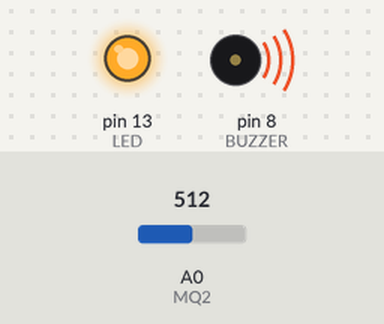
The sketch below on a simulated Arduino Uno, built with avr-gcc and run on an emulated ATmega328P. Parts: output pins drawn as LEDs (lit = HIGH), buzzer (waves = sounding, pin HIGH). The test bench sets the inputs (shaded band); at power-on: A0 (MQ2) = 512.

Above: at 1.2 s.
1.3 s: A0 (MQ2) set to 458
2.8 s: A0 (MQ2) set to 437
At 4.0 s:
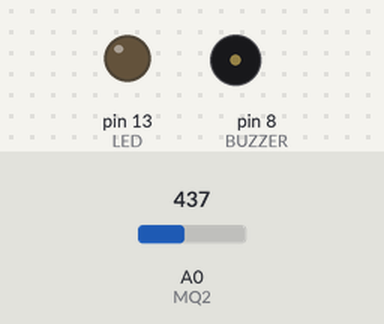
4.3 s: A0 (MQ2) set to 460
At 5.2 s:
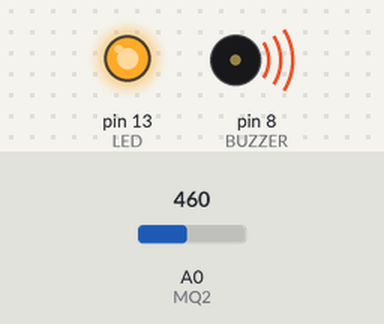
5.9 s: A0 (MQ2) set to 440
At 6.5 s:
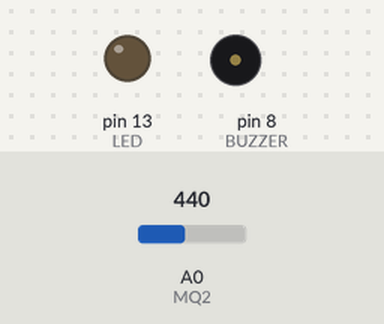
Timing chart, 0 to 8.5 s (numbered marks = the images above; inputs shaded):
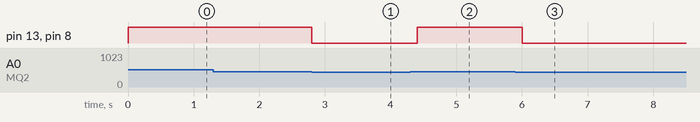

Measured:
- the behaviour switches between 451 and 450 on A0 (MQ2) (found by bisection; images 0 and 1)
- after the input at 1.3 s, every drawn part: stays the same
- after the input at 2.8 s, pin 13 (LED), pin 8 (BUZZER): HIGH → LOW at once
- after the input at 4.3 s, pin 13 (LED), pin 8 (BUZZER): LOW → HIGH after 0.10 s
- after the input at 5.9 s, pin 13 (LED), pin 8 (BUZZER): HIGH → LOW after 0.10 s

The sketch:

09_MQ2_Buzzer_LED.ino
```cpp
const int MQ2 = A0;
const int BUZZER = 8;
const int LED = 13;
const int BATAS_ASAP = 450;

void setup() {
  pinMode(BUZZER, OUTPUT);
  pinMode(LED, OUTPUT);
  Serial.begin(9600);
}

void loop() {
  bool asap = analogRead(MQ2) > BATAS_ASAP;
  digitalWrite(BUZZER, asap ? HIGH : LOW);
  digitalWrite(LED, asap ? HIGH : LOW);
  delay(200);
}
```
